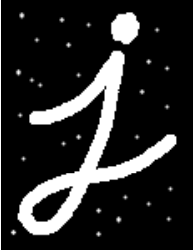
#> input picture dotJ.png, 193 x 251 px
$ python erosion.py
#> lines starting #> are read from the running program, lines starting #| are printed output that depends on the picture
import cv2
import numpy as np
from matplotlib import pyplot as plt

img = cv2.imread('dotJ.png', 0)
#> img is the input picture: shape (251, 193); min 0, max 255, mean 41.7
kernel = np.ones((5,5),np.uint8)
erosion = cv2.erode(img, kernel, iterations = 1)
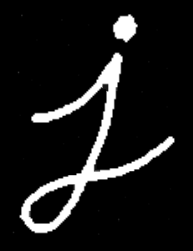
#> erosion: shape (251, 193); min 0, max 255, mean 24.1
dilation = cv2.dilate(erosion, kernel, iterations = 1)
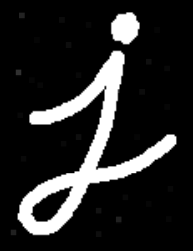
#> dilation: shape (251, 193); min 0, max 255, mean 38.1
# opening = cv2.morphologyEx(img, cv2.MORPH_OPEN, kernel)

plt.subplot(121),plt.imshow(img),plt.title('Original')
plt.xticks([]), plt.yticks([])
plt.subplot(122),plt.imshow(dilation),plt.title('Morphed')
plt.xticks([]), plt.yticks([])
plt.show()
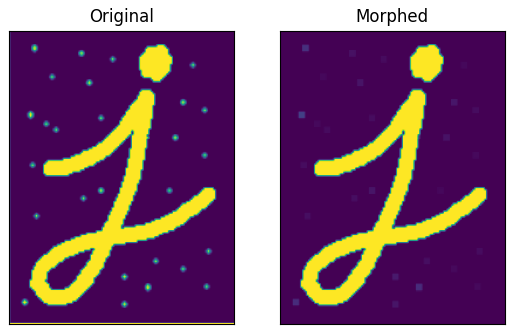
#> figure drawn by matplotlib, 2 panels

$ run again, with J.png copied over dotJ.png
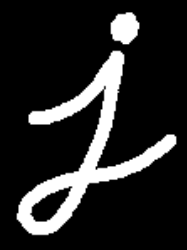
#> input picture J.png, 187 x 250 px
#> img is the input picture: shape (250, 187); min 0, max 255, mean 39.4
#> `erosion = cv2.erode(img, kernel, iterations = 1)`:
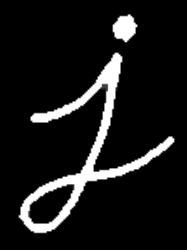
#> erosion: shape (250, 187); min 0, max 255, mean 25.2
#> `plt.show()`:
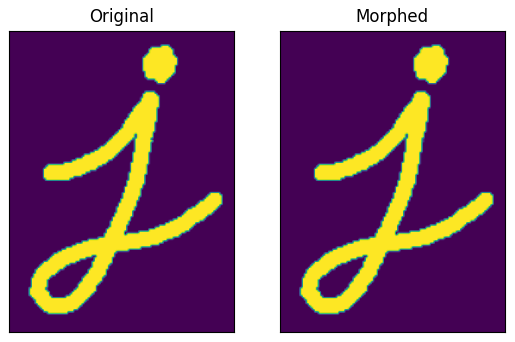
#> figure drawn by matplotlib, 2 panels
